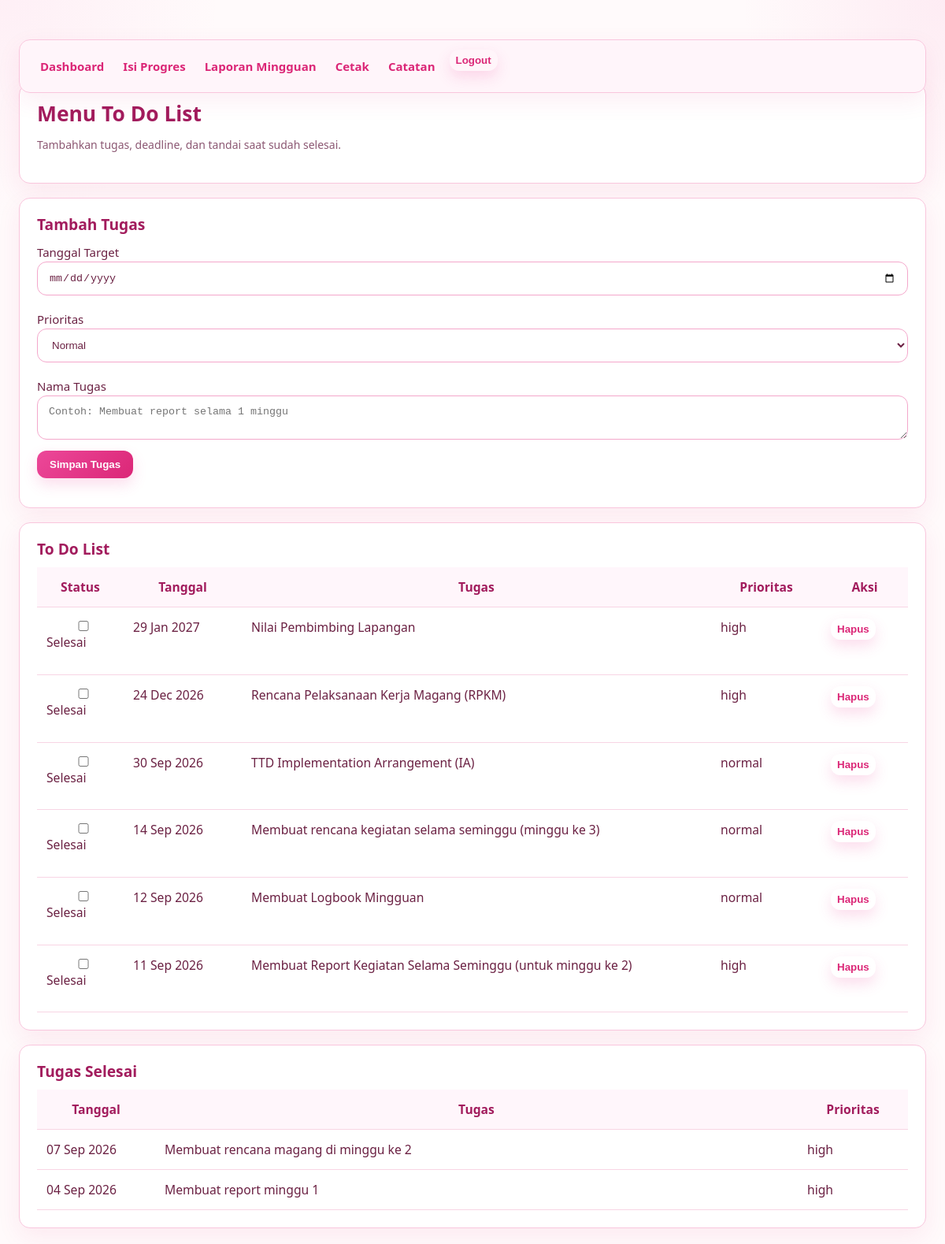
The page /?page=catatan (signed in) on the database its author committed.
### tables this page shows
CREATE TABLE notes (
    id INTEGER PRIMARY KEY AUTOINCREMENT,
    internship_id INTEGER NOT NULL,
    note_date TEXT NOT NULL,
    note_text TEXT NOT NULL,
    created_at TEXT NOT NULL DEFAULT CURRENT_TIMESTAMP,
    updated_at TEXT NOT NULL DEFAULT CURRENT_TIMESTAMP, note_done INTEGER NOT NULL DEFAULT 0, note_priority TEXT NOT NULL DEFAULT 'normal',
    UNIQUE(internship_id, note_date),
    FOREIGN KEY (internship_id) REFERENCES internships(id) ON DELETE CASCADE
);

### helpers.php (called while the page is built, shortened)
<?php
function e(string $v): string { return htmlspecialchars($v, ENT_QUOTES, 'UTF-8'); }
function isLoggedIn(): bool { return isset($_SESSION['user_id'], $_SESSION['internship_id']); }

### views/catatan.php (the view, shortened to what this page needs)
<div class="card">
    <h2>Menu To Do List</h2>
    <p class="muted">Tambahkan tugas, deadline, dan tandai saat sudah selesai.</p>
</div>
<div class="card note-form-card">
    <h3>Tambah Tugas</h3>
    <form method="post">
        <div class="grid">
            <div>
                <label>Tanggal Target</label>
                <input type="date" name="note_date" required>
            </div>
            <div>
                <label>Prioritas</label>
                <select name="note_priority">
                    <option value="normal" selected>Normal</option>
                </select>
            </div>
            <div style="grid-column:1 / -1;">
                <label>Nama Tugas</label>
                <textarea name="note_text" required placeholder="Contoh: Membuat report selama 1 minggu"></textarea>
            </div>
        </div>
        <div style="margin-top:14px;">
            <button type="submit">Simpan Tugas</button>
        </div>
    </form>
</div>
<?php
$pendingNotes = [];
$doneNotes = [];
foreach (($notes ?? []) as $note) {
    if ((int)($note['note_done'] ?? 0) === 1) {
        $doneNotes[] = $note;
    } else {
        $pendingNotes[] = $note;
    }
}
?>
<div class="card">
    <h3>To Do List</h3>
    <div class="table-wrap">
        <table class="todo-table">
            <thead>
                <tr>
                    <th style="width:110px;">Status</th>
                    <th style="width:150px;">Tanggal</th>
                    <th>Tugas</th>
                    <th style="width:140px;">Prioritas</th>
                    <th style="width:110px;">Aksi</th>
                </tr>
            </thead>
            <tbody>
            <?php foreach ($pendingNotes as $note): ?>
                <tr>
                    <td>
                        <form method="post">
                            <label class="check-box">
                                <input type="checkbox" onchange="this.form.submit()">
                                <span>Selesai</span>
                            </label>
                        </form>
                    </td>
                    <td><?= e(date('d M Y', strtotime((string)($note['note_date'] ?? '')))) ?></td>
                    <td><?= nl2br(e((string)($note['note_text'] ?? ''))) ?></td>
                    <td><?= e((string)($note['note_priority'] ?? 'normal')) ?></td>
                    <td>
                        <form method="post" onsubmit="return confirm('Hapus tugas ini?');">
                            <button type="submit" class="btn-plain">Hapus</button>
                        </form>
                    </td>
                </tr>
            <?php endforeach; ?>
            </tbody>
        </table>
    </div>
</div>
<div class="card">
    <h3>Tugas Selesai</h3>
    <div class="table-wrap">
        <table class="todo-table">
            <thead>
                <tr>
                    <th style="width:150px;">Tanggal</th>
                    <th>Tugas</th>
                    <th style="width:140px;">Prioritas</th>
                </tr>
            </thead>
            <tbody>
            <?php foreach ($doneNotes as $note): ?>
                <tr class="todo-done">
                    <td><?= e(date('d M Y', strtotime((string)($note['note_date'] ?? '')))) ?></td>
                    <td><?= nl2br(e((string)($note['note_text'] ?? ''))) ?></td>
                    <td><?= e((string)($note['note_priority'] ?? 'normal')) ?></td>
                </tr>
            <?php endforeach; ?>
            </tbody>
        </table>
    </div>
</div>

### index.php (shortened to what this page needs)
<?php
require __DIR__ . '/bootstrap.php';
require __DIR__ . '/helpers.php';
$page = $_GET['page'] ?? 'dashboard';
$data = [];
if (in_array($page, ['dashboard','progress','cetak','catatan','report'], true) && isLoggedIn()) {
    $id = currentInternshipId();
    $nStmt = $pdo->prepare("SELECT * FROM notes WHERE internship_id = :id ORDER BY note_date DESC, id DESC");
    $nStmt->execute([':id' => $id]);
    $notes = $nStmt->fetchAll(PDO::FETCH_ASSOC);
    $data = compact('id','m','weeks','dailyByWeek','today','weekPercent','dayPercent','doneWeeks','checkedDays','unlockedWeek','tanggalMulai','notes');
}
?>
<!doctype html>
<html lang="id">
<head>
    <link rel="stylesheet" href="assets/style.css">
</head>
<body>
<div class="container">
    <div class="topnav card">
        <?php if (isLoggedIn()): ?>
            <a href="?">Dashboard</a>
            <a href="?page=progress">Isi Progres</a>
            <a href="?page=report">Laporan Mingguan</a>
            <a href="?page=cetak" target="_blank">Cetak</a>
            <a href="?page=catatan">Catatan</a>
            <form method="post" style="display:inline;">
                <button type="submit" class="btn-plain">Logout</button>
            </form>
        <?php else: ?>
            <a href="?page=login">Login</a>
            <a href="?page=register">Registrasi</a>
        <?php endif; ?>
    </div>
    <?php
    extract($data);
    if ($page === 'register') require __DIR__ . '/views/register.php';
    elseif ($page === 'login') require __DIR__ . '/views/login.php';
    elseif ($page === 'progress') require __DIR__ . '/views/progress.php';
    elseif ($page === 'cetak') require __DIR__ . '/views/cetak.php';
    elseif ($page === 'catatan') require __DIR__ . '/views/catatan.php';
    elseif ($page === 'report') require __DIR__ . '/views/report.php';
    else require __DIR__ . '/views/dashboard.php';
    ?>
</div>
</body>
</html>

### assets/style.css (style rules this page uses)
﻿ *, *::before, *::after { box-sizing: border-box; }
:root { --bg: #fffafb; --card: #ffffff; --card-soft: #fff7fb; --text: #6b2143; --text-soft: #8c5873; --heading: #a21c5d; --primary: #ec4899; --primary-dark: #db2777; --primary-soft: #fdf2f8; --border: #f9c6dd; --border-strong: #f4a7cb; --shadow: 0 10px 30px rgba(219, 39, 119, 0.08); --success-bg: #dcfce7; --success-text: #166534; --warning-bg: #fef3c7; --warning-text: #92400e; --base-font: 28px; --page-max-width: 1400px; --page-gutter: 24px; }
html { font-size: 100%; scroll-behavior: smooth; }
body { margin: 0; font-family: "Segoe UI", Arial, sans-serif; font-size: clamp(15px, 1.2vw, 18px); line-height: 1.6; color: var(--text); background: radial-gradient(circle at top left, rgba(244,114,182,0.08), transparent 280px), radial-gradient(circle at top right, rgba(236,72,153,0.08), transparent 260px), var(--bg); overflow-x: hidden; -webkit-font-smoothing: antialiased; -moz-osx-font-smoothing: grayscale; min-height: 100vh; }
.container { width: 100%; max-width: var(--page-max-width); padding: 0 var(--page-gutter); margin: 20px auto; }
.card { background: var(--card); border: 1px solid var(--border); border-radius: 14px; padding: 22px; box-shadow: var(--shadow); }
h1,h2,h3,h4 { margin: 0 0 12px 0; color: var(--heading); line-height:1.15; font-weight:700; }
h2 { font-size: clamp(24px, 2.2vw, 40px); }
h3 { font-size: clamp(18px, 1.6vw, 24px); }
.muted { color: var(--text-soft); font-size: 14px; }
.topnav.card { display:flex; align-items:center; gap:12px; padding:12px 20px; background: rgba(255,245,250,0.94); position: sticky; top: 50px; z-index: 20; -webkit-backdrop-filter: blur(6px); backdrop-filter: blur(6px); }
.topnav a { text-decoration:none; color:var(--primary-dark); font-weight:700; padding:8px 6px; position:relative; }
.topnav a::after { content:""; position:absolute; left:0; bottom:3px; width:0; height:2px; background:var(--primary); transition: width .18s; }
.btn-plain { background: transparent; border: 0; color: var(--primary-dark); font-weight:700; cursor: pointer; padding: 6px 8px; }
button { border:0; border-radius:12px; background: linear-gradient(135deg,var(--primary),var(--primary-dark)); color:#fff; padding:10px 16px; font-weight:700; cursor:pointer; box-shadow: 0 8px 18px rgba(236,72,153,0.18); }
table { width:100%; border-collapse:collapse; }
th,td { padding: 14px 12px; border-bottom:1px solid #f8d5e4; font-size:0.98rem; vertical-align:top; }
th { background:#fff6fb; color:var(--heading); font-weight:700; }
input, select, textarea { width:100%; padding:12px 14px; border-radius:12px; border:1px solid var(--border-strong); background:#fff; color:var(--text); }
.grid, .chart-grid, .dashboard-plan-grid, .progress-summary, .report-grid { display: grid; gap: 18px; }
.container > .card, .chart-card { margin-bottom: 18px; }
.content-header h1, h1, h2, h3, h4 { -webkit-font-smoothing:antialiased; -moz-osx-font-smoothing:grayscale; }

### rows shown on the page
notes: note_date "29 Jan 2027", note_text "Nilai Pembimbing Lapangan", note_priority "high"
notes: note_date "24 Dec 2026", note_text "Rencana Pelaksanaan Kerja Magang (RPKM)", note_priority "high"
notes: note_date "30 Sep 2026", note_text "TTD Implementation Arrangement (IA)", note_priority "normal"
notes: note_date "14 Sep 2026", note_text "Membuat rencana kegiatan selama seminggu (minggu ke 3)", note_priority "normal"
notes: note_date "12 Sep 2026", note_text "Membuat Logbook Mingguan", note_priority "normal"
notes: note_date "11 Sep 2026", note_text "Membuat Report Kegiatan Selama Seminggu (untuk minggu ke 2)", note_priority "high"
notes: note_date "07 Sep 2026", note_text "Membuat rencana magang di minggu ke 2", note_priority "high"
notes: note_date "04 Sep 2026", note_text "Membuat report minggu 1", note_priority "high"
